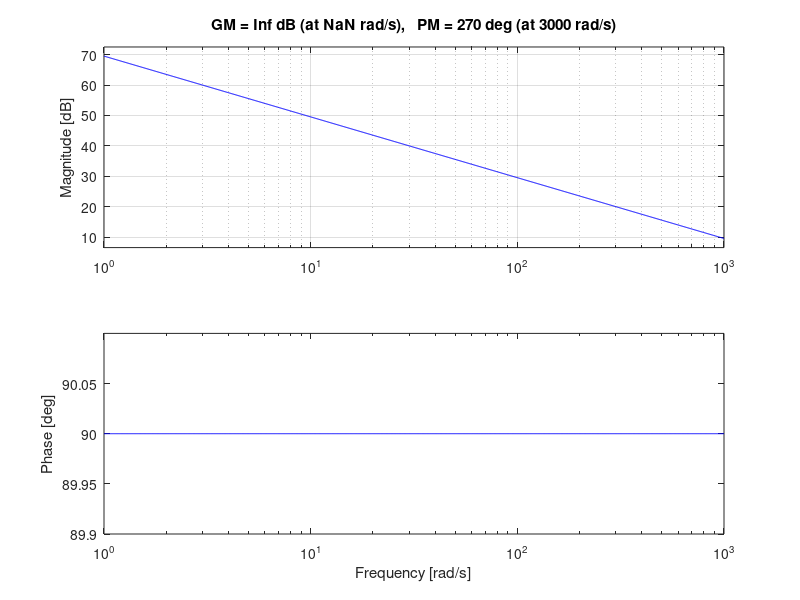
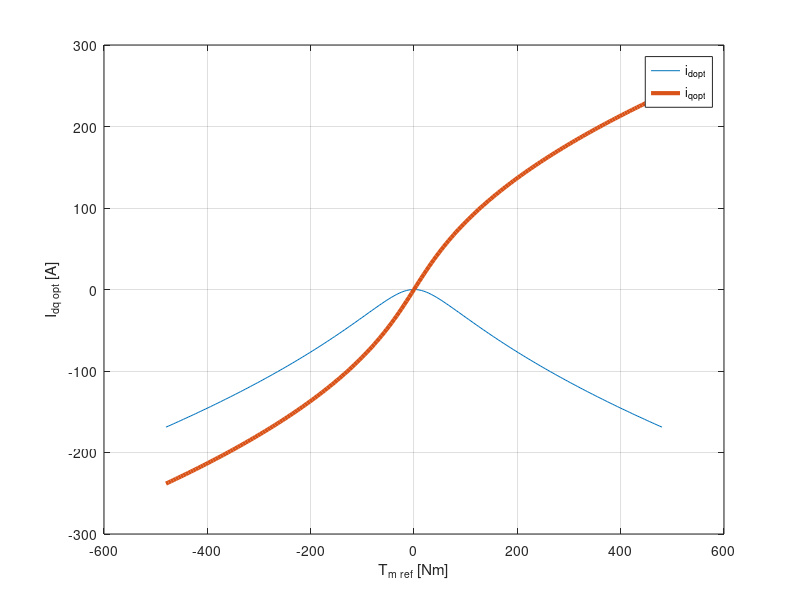
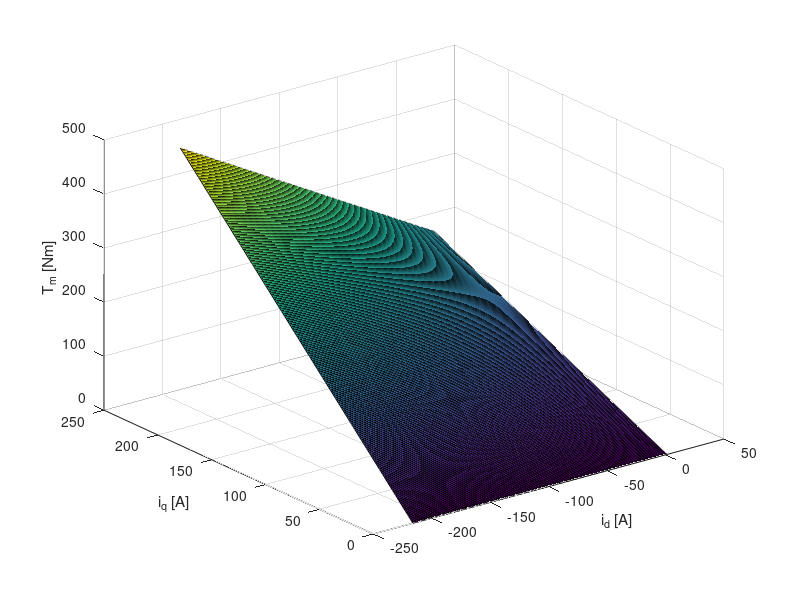
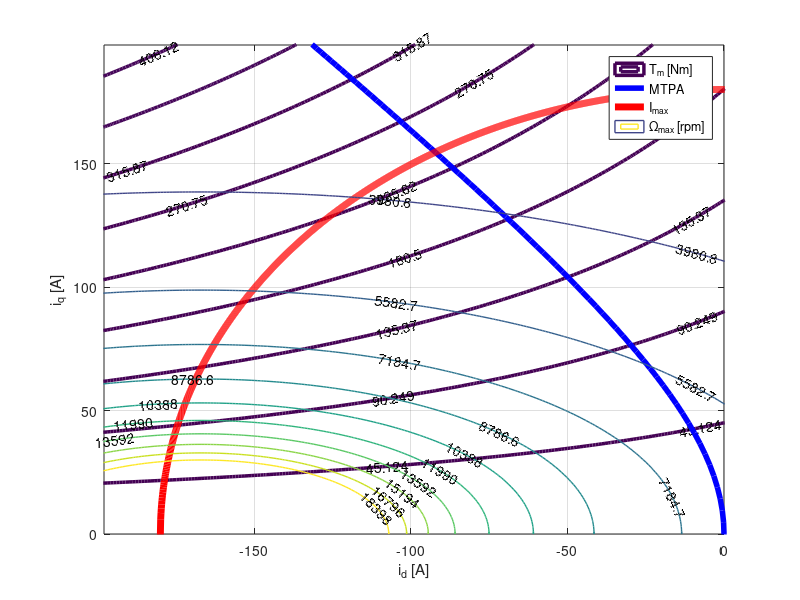

These charts were generated, in order, by the following MATLAB code:
clear
clc
close all

C32inv=2/3*[1    -1/2        -1/2;
            0  sqrt(3)/2  -sqrt(3)/2];
 
C32=[ 1       0;
    -1/2  sqrt(3)/2  
    -1/2 -sqrt(3)/2];

C33=C32*C32inv;

Tp=100e-6;  % switching period
Ts=Tp;      % sampling period
Tsim=min([Tp Ts])/100;  % simulation step-size
Tstep=0.050;
TSS=Tstep+0.050;
Tf=0.250;
%%% PMSM Parameters %%%%%%%%%%%%%
Pmrated=80e3;  % rated power
Tmrated=240;  % rated torque
Ismax=180;  % maximum phase current=111 Arms
Rs= 60e-3;
Ld=1.0e-3;
Lq=2.0e-3;
Psif=167e-3;
Pp=4;
kL=0.750;
f= 15e-3;
J=100e-3;
load LUTdq     % load id and iq LUTs
%%%%%%%%%%%%%%%%%%%%%%%%%%%%%%%%%
%%% Battery + LC filter
%%%%%%%%%%%%%%%%%%%%%%%%%%%%%%%%%
VDC= 800;
rb = 80e-3;
Cb =500e-6;
Lb = 20e-6;
%%%%%%%%%%%%%%%%%%%%%%%%%%%%%%%%%
%%% Voltage-Source Inverter
%%%%%%%%%%%%%%%%%%%%%%%%%%%%%%%%%
Vmax=VDC/sqrt(3);
Vp=VDC/2;
GVSI=1;
VDC0=0.8*VDC;
Qbat=72*3600;
load VSILoss
%%%%%%%%%%%%%%%%%%%%%%%%%%%%%%%%%
%%% Current Control
%%%%%%%%%%%%%%%%%%%%%%%%%%%%%%%%%
tr=1e-3;  % desired response time
Psif0=1.0*Psif;
Rs0=1.0*Rs;
Ld0=1.0*Ld;
Lq0=1.0*Lq;
tid=Ld0/Rs0;
% Kpd=3*Ld0/tr;
Kpd = -3;
tiq=Lq0/Rs0;
% Kpq=3*Lq0/tr;
Kpq = -6;
Kid=Kpd/tid;
Kiq=Kpq/tiq;
s=tf('s');
Ci=Kpd+Kid/s;
Gi=1/(Ld*s+Rs);
Hi=Ci*Gi;
figure,margin(Hi),grid
RateTm=10000;  % Max rate of Tm = 10000 Nm/s
%%%%%%%%%%%%%%%%%%%%%%%%%%%%%%%%%
%%% MTPA
%%%%%%%%%%%%%%%%%%%%%%%%%%%%%%%%%
Tmax=2*Tmrated;
Tref=-Tmax:Tmax/100:Tmax;
NT=length(Tref);
Idopt=zeros(1,NT);
Iqopt=zeros(1,NT);
for jj=1:NT
    Tm0=Tref(jj);
    Id0=0;
    kk=0;
    err=1;
    if Ld0<Lq0
        while err>1e-3 && kk<1e3
            Id1=Id0;
            Iq0=2/3*Tm0/(Pp*(Psif0+(Ld0-Lq0)*Id0));
            Id0=Psif0/(Lq0-Ld0)/2-sqrt(Psif0^2/(Lq0-Ld0)^2/4+Iq0^2);
            err=abs(Id1-Id0);
            kk=kk+1;
        end
    elseif Ld>Lq
        while err>1e-3 && kk<1e3
            Id1=Id0;
            Iq0=2/3*Tm0/(Pp*(Psif0+(Ld0-Lq0)*Id0));
            Id0=Psif0/(Lq0-Ld0)/2+sqrt(Psif0^2/(Lq0-Ld0)^2/4+Iq0^2);
            err=abs(Id1-Id0);
            kk=kk+1;
        end
    else
        Iq0=2/3*Tm0/(Pp*Psif0);
    end
    Idopt(jj)=Id0;
    Iqopt(jj)=Iq0;
end
figure(100),plot(Tref,Idopt,Tref,Iqopt,'linewidth',3),grid
legend('i_{dopt}','i_{qopt}')
xlabel('T_{m {ref}} [Nm]')
ylabel('I_{dq {opt}} [A]')
Idm=-Ismax:0.1:1;
if Ld0>Lq0, Idm=-Idm; end    
Iqmax=sqrt(Ismax^2-Idm.^2);
Idmax=[Idm,flip(Idm)];Iqmax=[Iqmax,-flip(Iqmax)];
Idm=-Ismax*1.2:1;
if Ld0>Lq0, Idm=-Idm; end    
Iqm=abs(Idm);
[IDM,IQM]=meshgrid(Idm,Iqm);
PSID=Psif0+Ld0*IDM;
PSIQ=Lq0*IQM;
TTM=3/2*Pp*(PSID.*IQM-PSIQ.*IDM);
WMM=Vmax./sqrt(PSID.^2+PSIQ.^2)/Pp;  % maximum mechanical speed
WMM=min(WMM,20000*pi/30);
figure(101),surf(IDM,IQM,TTM)
xlabel('i_d [A]')
ylabel('i_q [A]')
zlabel('T_m [Nm]')
figure(102),contour(IDM,IQM,TTM,'showtext','on','linewidth',2.5)
hold on
plot(Idopt,Iqopt,'b','linewidth',4),grid
plot(Idmax,Iqmax,'r','linewidth',5)
contour(IDM,IQM,WMM*30/pi,'showtext','on','linewidth',1)
hold off
xlabel('i_d [A]')
ylabel('i_q [A]')
legend('T_m [Nm]','MTPA','I_{max}','{\Omega}_{max} [rpm]')
if Ld0>Lq0, axis([0  Ismax*1.1 0 Ismax*1.1]),
else        axis([-Ismax*1.1 0 0 Ismax*1.1]), end
%%%%%%%%%%%%%%%%%%%%%%%%%%%%%%%%%
%%% Initial Values
%%%%%%%%%%%%%%%%%%%%%%%%%%%%%%%%%
Dyno=1;   % if 1, then fixed speed (dyno in speed mode)
Thetae0=0;
Wm0=2400*pi/30;
if Dyno==1
    Tm0=Tmrated*0.80;
else
    Tm0=(kL+f)*Wm0;
end
Pm0=Tm0*Wm0;
dTm0=0.20*Tmrated; 
Id0=0;
Iq0=Tm0/(3/2*Pp*Psif0);
MTPA=1;  % if 1, then MTPA strategy ON
if MTPA==1
    Id0=interp1(Tref,Idopt,Tm0);  % MTPA LUT 
    Iq0=interp1(Tref,Iqopt,Tm0);  % MTPA LUT
end
Ud0=Rs*Id0;
Uq0=Rs*Iq0;
Psid0=interpn(Idv,Iqv,Psidd,Id0,Iq0);
Psiq0=interpn(Idv,Iqv,Psiqq,Id0,Iq0);
Vd0=Ud0-Pp*Psiq0*Wm0;
Vq0=Uq0+Pp*Psid0*Wm0;
Vdq0=sqrt(Vd0^2+Vq0^2);
Pe0=3/2*(Vd0*Id0+Vq0*Iq0);
Idc0=Pe0/VDC;
SOC0=0.50;
%%%%%%%%%%%%%%%%%%%%%%%%%%%%%%%%%
disp('Parameters loaded!')
